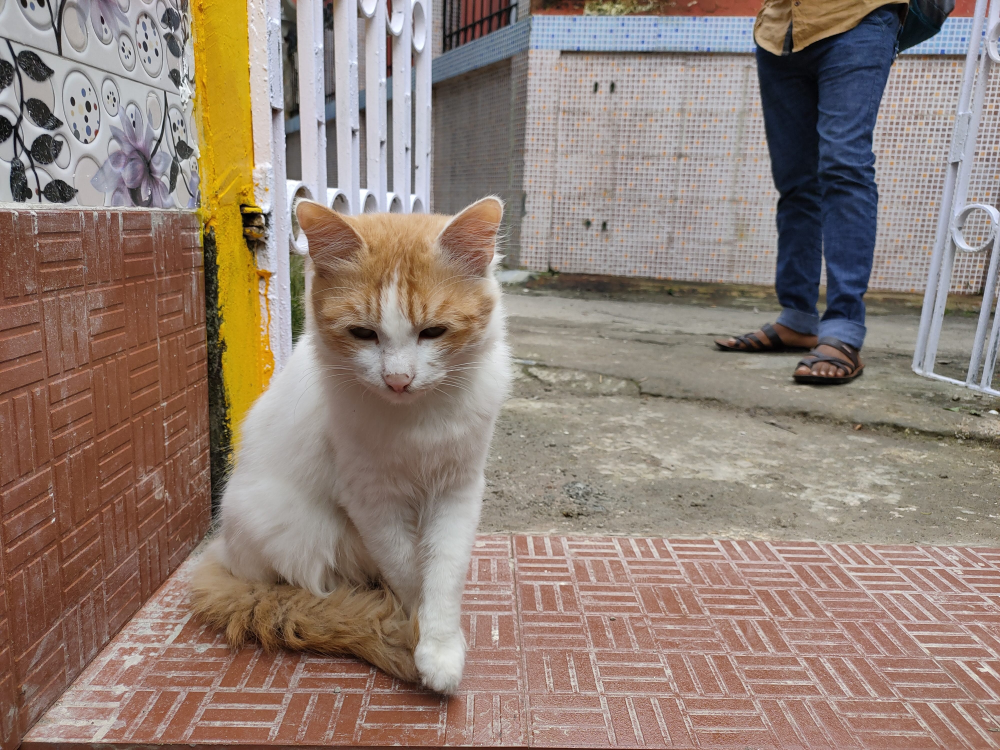
#> input picture images/cat2.jpg, 4000 x 3000 px (shown at 1/4 size)
$ jupyter execute --allow-errors 'Cat_identifier _model.ipynb'   (shell and % lines are left out)
#> lines starting #> are read from the running program, lines starting #| are printed output that depends on the picture
[cell 1]
import numpy as np
import h5py
import matplotlib.pyplot as plt
from matplotlib import image
import scipy
from PIL import Image
#> (the rest of this cell did not finish here and is left out)

#> (a cell that did not finish here is left out)

[cell 3]
# Example of a picture
index = 10
#> (the rest of this cell did not finish here and is left out)

#> (a cell that did not finish here is left out)

#> (a cell that did not finish here is left out)

[cell 6]
### CONSTANTS ###
layers_dims = [12288, 20, 7, 5, 1] #  4-layer model

[cell 7]
def L_layer_model(X, Y, layers_dims, learning_rate = 0.0075, num_iterations = 3000, print_cost=False):

    np.random.seed(1)
    costs = []                         # keep track of cost


    parameters = initialize_parameters_deep(layers_dims)


    # Loop (gradient descent)
    for i in range(0, num_iterations):
        AL, caches = L_model_forward(X, parameters)
        cost = compute_cost(AL, Y)
        grads = L_model_backward(AL, Y, caches)
        parameters = update_parameters(parameters, grads, learning_rate)

        if print_cost and i % 100 == 0:
            print ("Cost after iteration %i: %f" %(i, cost))
        if print_cost and i % 100 == 0:
            costs.append(cost)

    # plotting the cost
    plt.plot(np.squeeze(costs))
    plt.ylabel('cost')
    plt.xlabel('iterations (per hundreds)')
    plt.title("Learning rate =" + str(learning_rate))
    plt.show()

    return parameters

#> (a cell that did not finish here is left out)

#> (a cell that did not finish here is left out)

#> (a cell that did not finish here is left out)

[cell 11]
my_image = "cat2.jpg"
my_label_y = [1]
fname = "images/" + my_image

num_px = 64

#Preprocessing the image
image = Image.open(fname).resize(size=(num_px, num_px))  # use PIL to open and reshape image
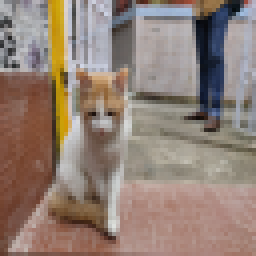
#> image: PIL image 64x64 RGB (shown 4 times larger); mean R, G, B 145.6, 128.1, 117.8
my_image = np.array(image, dtype=float) / 255  # convert to numpy array and scale values
my_image = my_image.reshape((1, num_px*num_px*3)).T  # reshape and transpose
#> my_image = 12288 values, max 0.898 at index 3134, min 0.0118 at index 1107, mean 0.512

plt.imshow(image)
#> (the rest of this cell did not finish here and is left out)
